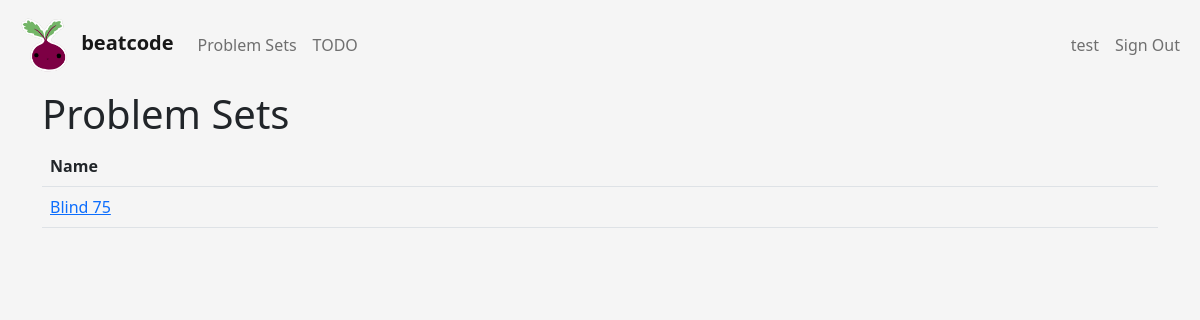
Page /problem-sets (signed in) on the earlier database version.
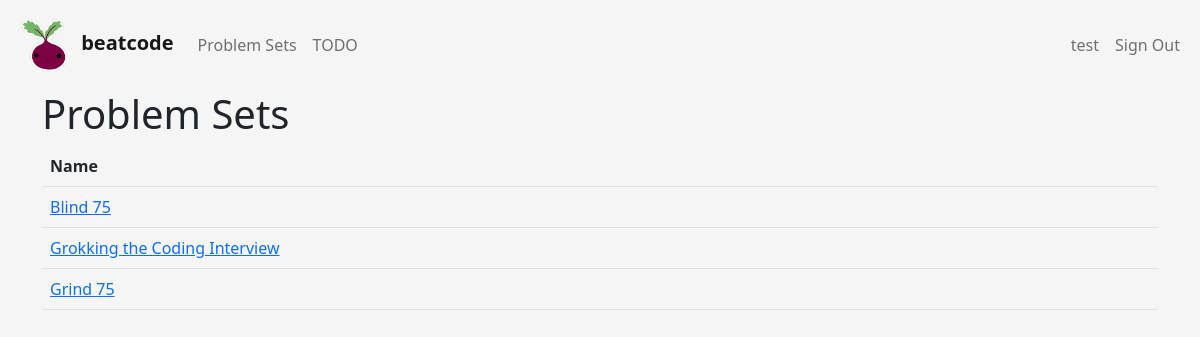
Same page on the later database version.
### authentication/models.py (models this page shows, shortened)
class CustomUser(AbstractUser):
    id = models.UUIDField(default=uuid.uuid4, primary_key=True)
    username = None
    email = models.EmailField('email address', unique=True)
    first_name = models.CharField(max_length=255)
    last_name = models.CharField(max_length=255)
    leetcode_username = models.CharField(max_length=255, unique=True, blank=True, null=True)
    USERNAME_FIELD = 'email'
    REQUIRED_FIELDS = ['first_name', 'last_name']
    objects = CustomUserManager()

### beatcodeApp/models.py (models this page shows, shortened)
class ProblemSet(models.Model):
    id = models.UUIDField(primary_key=True, default=uuid.uuid4)
    name = models.CharField(max_length=255)

### beatcodeApp/views.py (the view)
# urls.py: path('problem-sets',ProblemSetListView.as_view(), name='problem-sets'),
class ProblemSetListView(LoginRequiredMixin, View):
    login_url = reverse_lazy('login')
    def get(self, request, *args, **kwargs):
        context = {}
        problem_sets = ProblemSet.objects.all()
        context['problem_sets'] = problem_sets
        return render(request, 'beatcodeApp/problemSetList.html', context)

### beatcodeApp/templates/beatcodeApp/problemSetList.html
{% extends 'beatcodeApp/main.html' %}
{% block content %}
<div class="container">
    <h1>Problem Sets</h1>
    <table class="table">
        <thead>
            <tr>
              <th scope="col">Name</th>
            </tr>
          </thead>
          <tbody>
            {% for problem_set in problem_sets %}
                <tr>
                    <td>
                        <a href="{% url 'problem-set' problem_set.id %}">{{ problem_set.name }}</a>
                    </td>
                </tr>
            {% endfor %}
          </tbody>
    </table>
</div>
{% endblock %}

### beatcodeApp/templates/beatcodeApp/main.html (shortened to what this page needs)
{% load static%}
<!DOCTYPE html>
<html>
<head lang="en">
    <link href="https://cdn.jsdelivr.net/npm/bootstrap@5.2.2/dist/css/bootstrap.min.css" rel="stylesheet"
>
    <link rel="stylesheet" href="../../static/styles.css">
</head>
<body style="background-color: #f5f5f5;">
    <nav class="navbar navbar-expand-lg">
        <div class="container-fluid">
            <a class="flex navbar-brand" href="{% url 'home' %}">
                <img src="{%  static 'beatcodeApp/images/beet.png' %}" alt="logo" width="64" height="64">
                <strong>beatcode</strong>
            </a>
            <div class="collapse navbar-collapse" id="navbarSupportedContent">
                <ul class="navbar-nav me-auto mb-2 mb-lg-0">
                    <li class="nav-item">
                        <a class="nav-link" href="{% url 'problem-sets' %}">Problem Sets</a>
                    </li>
                    <li class="nav-item">
                        <a class="nav-link" href="{% url 'todos' %}">TODO</a>
                    </li>
                </ul>
                <ul class="navbar-nav ms-auto mb-2 mb-lg-0">
                    <li class="nav-item">
                        {% if user.is_authenticated %}
                        <a class="nav-link" href="{% url 'profile' user.id %}">{{ user.first_name }}</a>
                        {% else %}
                        <a class="nav-link" href="{% url 'login' %}">Sign In</a>
                        {% endif %}
                    </li>
                    <li class="nav-item">
                        {% if user.is_authenticated %}
                        <a class="nav-link" href="{% url 'logout' %}">Sign Out</a>
                        {% else %}
                        <a class="nav-link" href="{% url 'register' %}">Register</a>
                        {% endif %}
                    </li>
                </ul>
            </div>
        </div>
    </nav>
    {% block content %}
    {% endblock content %}
</body>
</html>

Differences in the rows shown:
added ProblemSet: name "Grokking the Coding Interview"
added ProblemSet: name "Grind 75"
